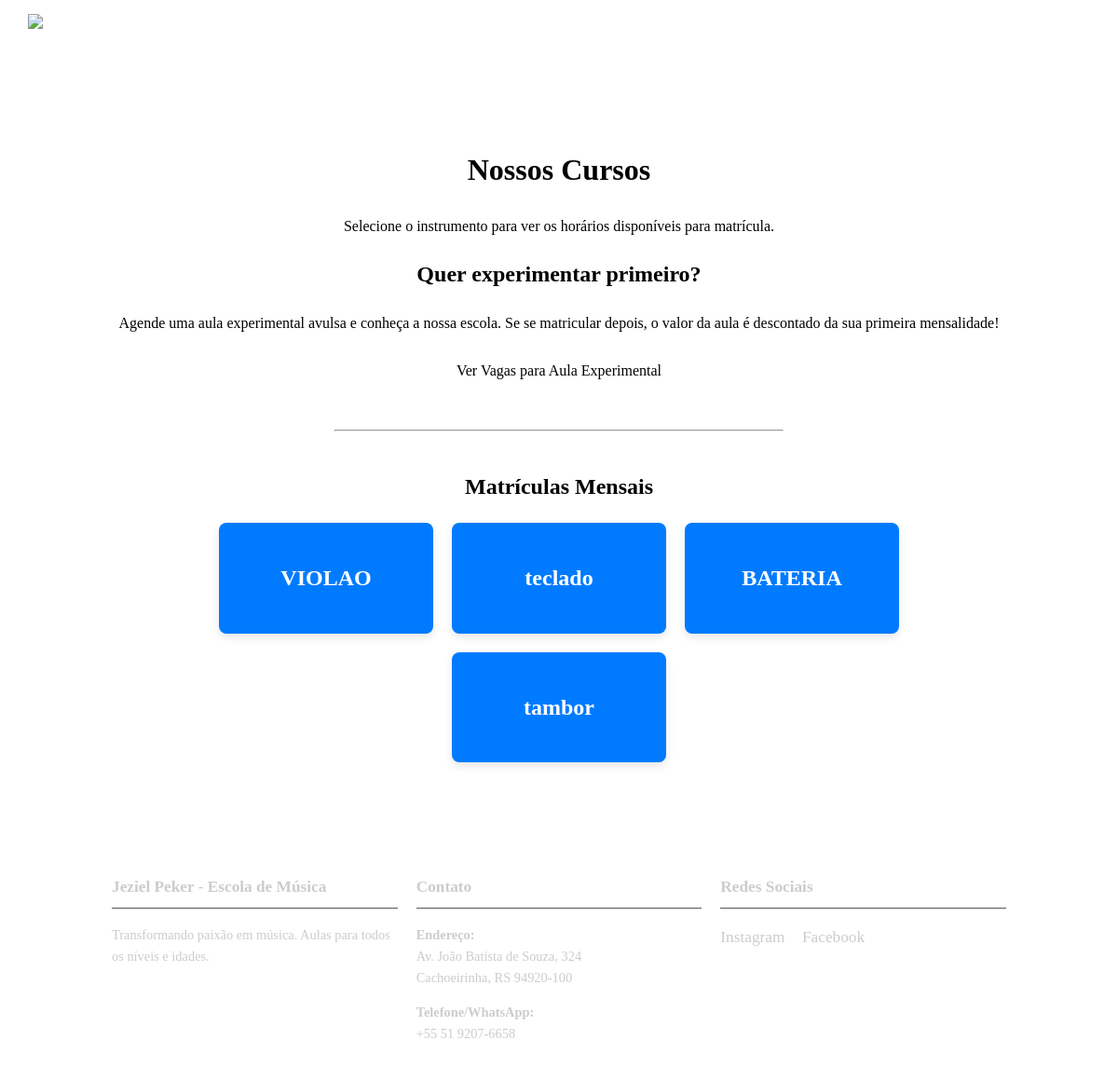
The app's page / (signed in) with its own data.
### agendamento/models.py (models this page shows, shortened)
class Instrumento(models.Model):
    nome = models.CharField(max_length=50, unique=True)
    class Meta:
        verbose_name = "Instrumento"
        verbose_name_plural = "Instrumentos"

### agendamento/views.py (the view)
# urls.py: path('', views.home, name='home'),
def home(request):
    request.session['enrollment_mode'] = 'group'
    instrumentos = Instrumento.objects.all()
    contexto = {'instrumentos': instrumentos}
    return render(request, 'agendamento/home.html', contexto)

### agendamento/templates/agendamento/home.html
{% extends 'agendamento/base.html' %}
{% block content %}
<div style="text-align: center; padding: 40px 0;">
    <h1>Nossos Cursos</h1>
    <p>Selecione o instrumento para ver os horários disponíveis para matrícula.</p>
    <div style="margin: 20px 0;">
        <h2>Quer experimentar primeiro?</h2>
        <p>Agende uma aula experimental avulsa e conheça a nossa escola. Se se matricular depois, o valor da aula é descontado da sua primeira mensalidade!</p>
        <a href="{% url 'agendamento:agendar_aula_experimental' %}" class="btn">Ver Vagas para Aula Experimental</a>
    </div>
    <hr style="margin: 40px auto; width: 50%;">
    <h2>Matrículas Mensais</h2>
    <div class="instrumentos-container" style="display: flex; justify-content: center; flex-wrap: wrap; gap: 20px; margin-top: 20px;">
        {% for instrumento in instrumentos %}
            <a href="{% url 'agendamento:lista_horarios' instrumento.id %}" class="instrumento-link" style="text-decoration: none;">
                <div class="instrumento-item" style="background-color: #007bff; color: white; padding: 40px; border-radius: 8px; min-width: 150px;">
                    <h3>{{ instrumento.nome }}</h3>
                </div>
            </a>
        {% endfor %}
    </div>
</div>
{% endblock %}

### agendamento/Static/Agendamento/Css/style.css (style rules this page uses)
:root { --cor-primaria: #fdb700; --cor-texto: #333333; --cor-fundo: #FFFFFF; --cor-header-footer: #222222; --fonte-titulo: 'League Spartan', sans-serif; --fonte-corpo: 'Roboto', sans-serif; }
body { background-color: var(--cor-fundo); color: var(--cor-texto); font-family: var(--fonte-corpo); margin: 0; padding: 0; line-height: 1.6; }
h1, h2, h3 { font-family: var(--fonte-titulo); color: var(--cor-header-footer); }
a { color: var(--cor-primaria); text-decoration: none; }
.instrumentos-container { display: flex; justify-content: center; flex-wrap: wrap; gap: 20px; margin-top: 20px; }
.instrumento-link { text-decoration: none; }
.instrumento-item { background-color: var(--cor-primaria); color: var(--cor-header-footer); padding: 30px 40px; border-radius: 12px; min-width: 180px; text-align: center; box-shadow: 0 4px 10px rgba(0,0,0,0.1); transition: transform 0.3s ease, box-shadow 0.3s ease; }
.instrumento-item h3 { margin: 0; font-size: 1.5em; color: var(--cor-header-footer); }
.btn { background-color: var(--cor-primaria); color: var(--cor-header-footer); padding: 10px 20px; border: none; border-radius: 8px; cursor: pointer; font-family: var(--fonte-corpo); font-weight: 500; font-size: 1em; text-decoration: none; display: inline-block; transition: background-color 0.3s ease; }

### records on screen
Instrumento: nome "VIOLAO"
Instrumento: nome "teclado"
Instrumento: nome "BATERIA"
Instrumento: nome "tambor"
